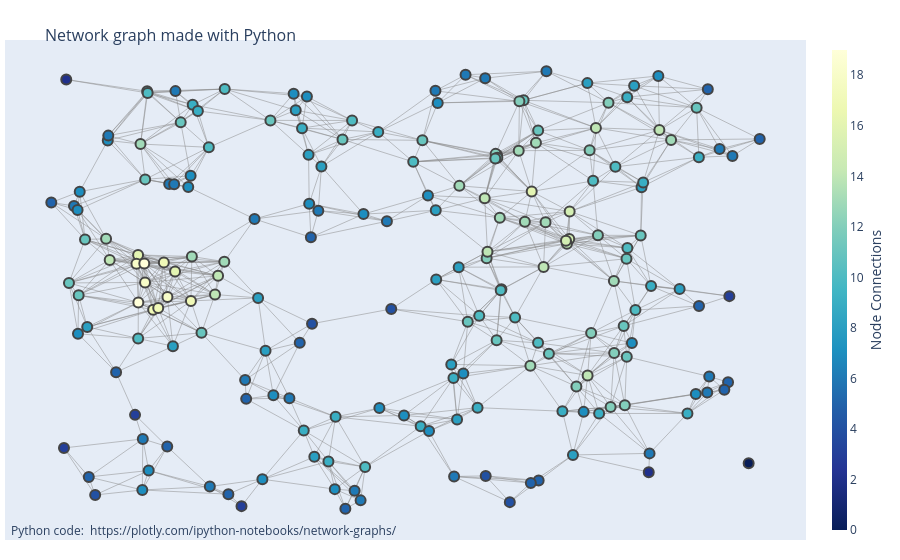

The notebook cell this image was saved under:
### Code cell
fig = go.Figure(data=[edge_trace, node_trace],
             layout=go.Layout(
                title='<br>Network graph made with Python',
                titlefont_size=16,
                showlegend=False,
                hovermode='closest',
                margin=dict(b=20,l=5,r=5,t=40),
                annotations=[ dict(
                    text="Python code: <a href='https://plotly.com/ipython-notebooks/network-graphs/'> https://plotly.com/ipython-notebooks/network-graphs/</a>",
                    showarrow=False,
                    xref="paper", yref="paper",
                    x=0.005, y=-0.002 ) ],
                xaxis=dict(showgrid=False, zeroline=False, showticklabels=False),
                yaxis=dict(showgrid=False, zeroline=False, showticklabels=False))
                )
fig.show()

### Figure 1 — Plotly figure (JSON) as saved in the notebook; plotly's stock layout.template omitted (floating-point values rounded to 4 significant figures; data arrays with more than 128 entries replaced by an {"elided": "..."} marker saying what was removed)
{"data": [{"hoverinfo": "none", "line": {"color": "#888", "width": 0.5}, "mode": "lines", "type": "scatter", "x": {"elided": "2757 float values"}, "y": {"elided": "2757 float values"}}, {"hoverinfo": "text", "marker": {"color": {"elided": "200 int values"}, "colorbar": {"thickness": 15, "title": {"side": "right", "text": "Node Connections"}, "xanchor": "left"}, "colorscale": [[0, "rgb(255,255,217)"], [0.125, "rgb(237,248,177)"], [0.25, "rgb(199,233,180)"], [0.375, "rgb(127,205,187)"], [0.5, "rgb(65,182,196)"], [0.625, "rgb(29,145,192)"], [0.75, "rgb(34,94,168)"], [0.875, "rgb(37,52,148)"], [1, "rgb(8,29,88)"]], "line": {"width": 2}, "reversescale": true, "showscale": true, "size": 10}, "mode": "markers", "text": {"elided": "200 str values"}, "type": "scatter", "x": {"elided": "200 float values"}, "y": {"elided": "200 float values"}}], "layout": {"annotations": [{"showarrow": false, "text": "Python code: <a href='https://plotly.com/ipython-notebooks/network-graphs/'> https://plotly.com/ipython-notebooks/network-graphs/</a>", "x": 0.005, "xref": "paper", "y": -0.002, "yref": "paper"}], "hovermode": "closest", "margin": {"b": 20, "l": 5, "r": 5, "t": 40}, "showlegend": false, "title": {"font": {"size": 16}, "text": "<br>Network graph made with Python"}, "xaxis": {"showgrid": false, "showticklabels": false, "zeroline": false}, "yaxis": {"showgrid": false, "showticklabels": false, "zeroline": false}}}
